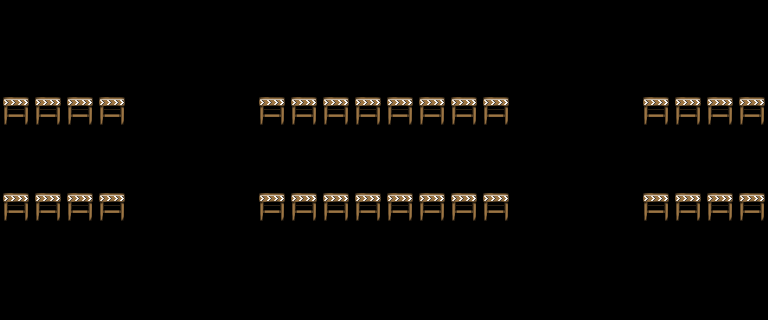

This is a level from a 2D game, rendered from its Tiled map with the project's own tilesets. A one-line summary and the complete map file follow:
An orthogonal 24x10 tile map with 32x32 px tiles, 1 tile layer (Camada colisao obstaculo 3).

<map version="1.5" tiledversion="1.7.2" orientation="orthogonal" renderorder="right-down" width="24" height="10" tilewidth="32" tileheight="32" infinite="0" nextlayerid="6" nextobjectid="1">
 <tileset firstgid="1" source="street1.tsx" />
 <layer id="3" name="Camada colisao obstaculo 3" width="24" height="10">
  <data encoding="csv">
0,0,0,0,0,0,0,0,0,0,0,0,0,0,0,0,0,0,0,0,0,0,0,0,
0,0,0,0,0,0,0,0,0,0,0,0,0,0,0,0,0,0,0,0,0,0,0,0,
0,0,0,0,0,0,0,0,0,0,0,0,0,0,0,0,0,0,0,0,0,0,0,0,
57,57,57,57,0,0,0,0,57,57,57,57,57,57,57,57,0,0,0,0,57,57,57,57,
0,0,0,0,0,0,0,0,0,0,0,0,0,0,0,0,0,0,0,0,0,0,0,0,
0,0,0,0,0,0,0,0,0,0,0,0,0,0,0,0,0,0,0,0,0,0,0,0,
57,57,57,57,0,0,0,0,57,57,57,57,57,57,57,57,0,0,0,0,57,57,57,57,
0,0,0,0,0,0,0,0,0,0,0,0,0,0,0,0,0,0,0,0,0,0,0,0,
0,0,0,0,0,0,0,0,0,0,0,0,0,0,0,0,0,0,0,0,0,0,0,0,
0,0,0,0,0,0,0,0,0,0,0,0,0,0,0,0,0,0,0,0,0,0,0,0
</data>
 </layer>
</map>
